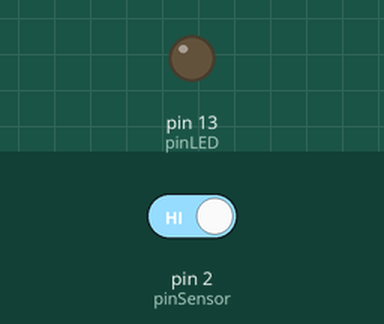
This sketch was run on a simulated Arduino Uno, built with avr-gcc and run on an emulated ATmega328P. On the bench: output pins drawn as LEDs (lit = HIGH). Dashed ring = blinking. The inputs (shaded band) are chosen by the test bench; at power-on: pin 2 (pinSensor) HIGH.

Above: at 1.2 s.
1.3 s: pin 2 (pinSensor) driven LOW
At 1.46 s:
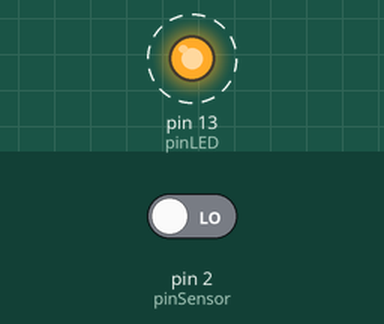
4.3 s: pin 2 (pinSensor) driven HIGH
At 5.7 s:
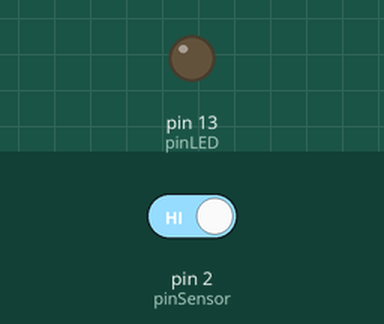
Timing chart, 0 to 7.3 s (numbered marks = the images above; inputs shaded):
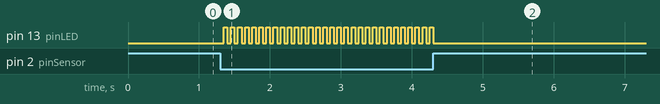

The sketch:

TareaPuerta_Mar15.ino
```cpp
#include <avr/sleep.h>


const int pinSensor = 2;
const int pinLED = 13;
boolean encender = false;

void setup() {
  //configurar pin como entrada con resistencia pull-up interna
  pinMode(pinSensor, INPUT_PULLUP);
  pinMode(pinLED, OUTPUT);
}

void loop() {

 //ciclo if donce la alarma empieza como apagada
 if (digitalRead(pinSensor)== LOW) {
    encender = true;;

//ciclo donde va a estar parpadeando en 15 iteraciones
 for (int i= 0; i<15;i ++){
      set_sleep_mode(SLEEP_MODE_PWR_DOWN);//entra en modo sleep
      digitalWrite(pinLED, LOW);  //se apaga durante 50 milisegundos
      delay(50);
      digitalWrite(pinLED, HIGH); //se enciende durante 50 milisegundos
      delay(50);
    }
  //si la puerta esta cerrada se apaga elled
  } else {
    encender = false;
    digitalWrite(pinLED, LOW);
 }

}
```

Measured:
- after the input at 1.3 s, pin 13 (pinLED): alternates HIGH for 0.05 s and LOW for 0.05 s, starting after 0.05 s
- after the input at 4.3 s, pin 13 (pinLED): goes on until 4.3 s, then stays LOW
